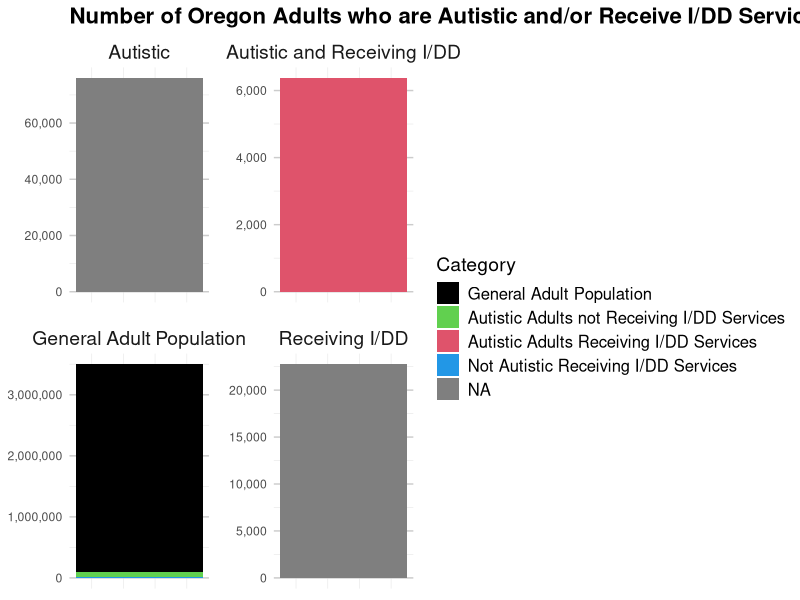

Here is the R script that generated this plot:
# Install and load the required packages
library(tidyverse)
library(ggplot2)
library(patchwork)
library(scales)  # For number formatting

counts = c(
  "General Adult Population" = 3407770,
  "Autistic Adults" = 75993,
  "Adults Receiving I/DD Services" = 22755,
  "Autistic Adults Receiving I/DD Services" = 6371,
  "Autistic Adults not Receiving I/DD Services" = 75993 - 6371,
  "Not Autistic Receiving I/DD Services" = 22755 - 6371
)

data = tribble(
  ~Category, ~Counts, ~start, ~end,
  "General Adult Population",    3407770,      0,   3407770,
  "IDD",                           22755,      0,     22755,
  "-Autistics + IDD",              16483,      0,     16383,
  "Autistic + IDD",                 6371,  16384,     22755,
  "Autistic",                      75993,  16384,     75993,
  "Autistic - IDD",                69622,  22756,     75993,
  "-Autistic - IDD",             3331777,  75994,   3407770
) %>%
  arrange(start) %>%
  mutate(
    Category = factor(Category, levels=Category)
  )

# Data for the left bar plot (All Oregon Adults)
data_full = data.frame(
  Category = factor(names(counts)[c(1,4,5,6)], levels = names(counts)[c(1,4,5,6)]),
  Count = counts[c(1,4,5,6)],
  Position = rep("General Adult Population", 4)
)

# Data for the right bar plot (Blow up of special categories)
data_idd = data.frame(
  Category = factor(names(counts)[c(3)], levels = names(counts)[c(1,4,5,6)]),
  Count = counts[c(3)],
  Position = rep("Receiving I/DD", 1)
)

# Data for the right bar plot (Blow up of special categories)
data_autistic = data.frame(
  Category = factor(names(counts)[c(2)], levels = names(counts)[c(1,4,5,6)]),
  Count = counts[c(2)],
  Position = rep("Autistic", 1)
)

data_autistic_and_idd =  data.frame(
  Category = factor(names(counts)[c(4)], levels = names(counts)[c(1,4,5,6)]),
  Count = counts[c(4)],
  Position = rep("Autistic and Receiving I/DD", 1)
)

# Combine the datasets
data = rbind(data_full, data_idd, data_autistic, data_autistic_and_idd) %>%
  mutate(
    # Position = factor(Position, levels=c("General Adult Population", "Autistic and/or Receiving I/DD")),
    Category = factor(Category, levels=c("General Adult Population", "Autistic Adults not Receiving I/DD Services", "Autistic Adults Receiving I/DD Services", "Not Autistic Receiving I/DD Services"))
  )

colors = palette("Okabe-Ito")[1:4]  # Using your original palette
names(colors) = names(counts)[c(1,4,5,6)]

# Create the plot
p <- data %>%
  ggplot(aes(x = 1, y = Count, fill = Category)) +  # Use x = 1 for uniform alignment
  geom_bar(stat = "identity", width = 0.4) +  # Make bars narrower by adjusting width
  scale_fill_manual(values = colors) +  # Apply your original colors
  scale_y_continuous(labels = scales::comma, breaks=trans_breaks(identity, identity, n = 5)) +  # Format y-axis numbers with commas
  labs(
    title = "Number of Oregon Adults who are Autistic and/or Receive I/DD Services",
    x = NULL,
    y = "Number",
    fill = "Category"
  ) +  # Add legend title
  theme_minimal() +
  theme(
    axis.text.x = element_blank(),
    axis.title.y = element_blank(),
    legend.position = "right",  # Position the legend to the right
    legend.text = element_text(size = 12),  # Increase the legend text size
    legend.title = element_text(size = 14),  # Increase the legend title size
    strip.text = element_text(size = 14, hjust = 0.5),  # Center the facet labels and increase font size
    panel.spacing = unit(1, "lines"),  # Adjust the spacing between panels
    panel.grid.major.x = element_blank(),  # Remove x grid
    panel.grid.major.y = element_line(color = "grey80"),  # Add y grid
    plot.title = element_text(size = 16, face = "bold")  # Increase the font size of the plot title
  ) +
  facet_wrap(~Position, scales = "free_y") +
  coord_cartesian(clip = "off")  # Allow for consistent positioning

# Print the plot
print(p)
